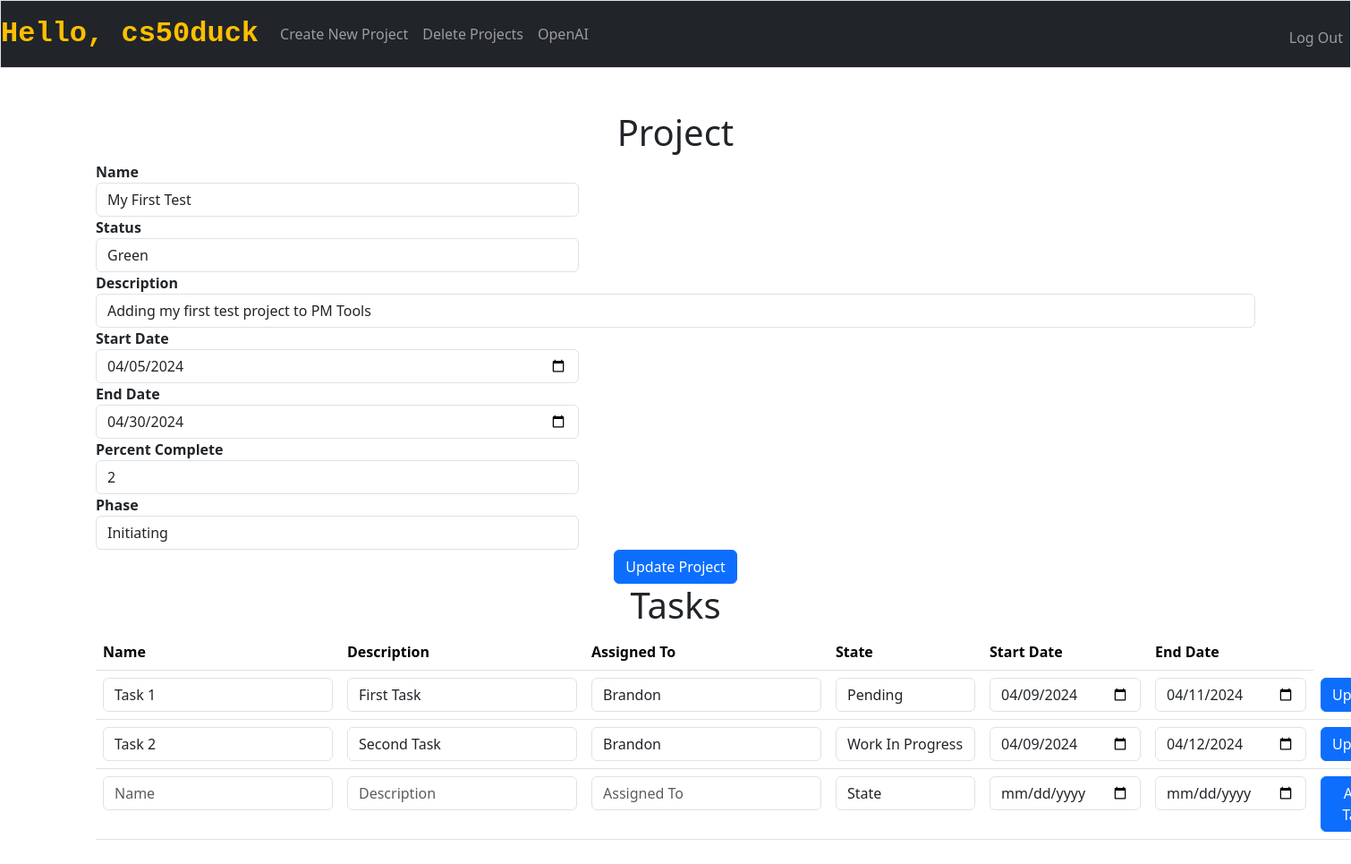
Page /edit_project/1 (signed in) on the earlier database version.
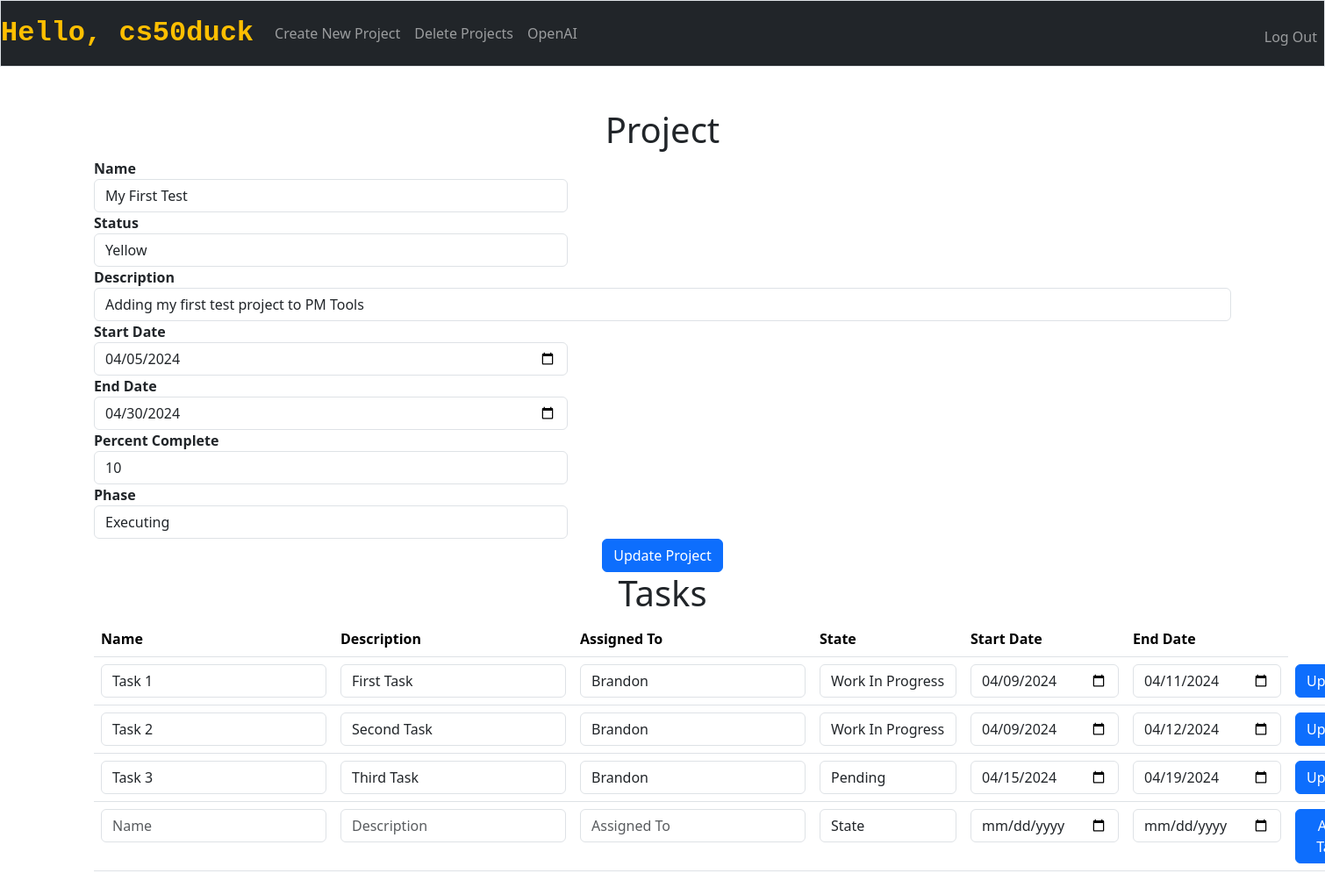
Same page on the later database version.
### tables this page shows
CREATE TABLE projects(
	id INTEGER PRIMARY KEY AUTOINCREMENT NOT NULL,
	user_id INTEGER NOT NULL,
	name TEXT NOT NULL,
	description TEXT NOT NULL,
	start_date DATE NOT NULL,
	end_date DATE NOT NULL,
	percent_complete INTEGER NOT NULL DEFAULT 0,
	status TEXT CHECK(status IN('Green', 'Yellow', 'Red')) NOT NULL DEFAULT 'Green',
	phase TEXT CHECK(phase IN('Initiating', 'Plannning', 'Executing', 'Delivering', 'Closing')) NOT NULL DEFAULT 'Initiating',
	FOREIGN KEY(user_id) REFERENCES users(id)
	);

CREATE TABLE tasks(
	id INTEGER PRIMARY KEY AUTOINCREMENT NOT NULL,
	user_id INTEGER NOT NULL,
	project_id INTEGER NOT NULL,
	name TEXT NOT NULL,
	description TEXT NOT NULL,
	assigned_to TEXT NOT NULL,
	state TEXT CHECK(state IN('Pending', 'Work In Progress', 'Closed Complete', 'Closed Skipped')) NOT NULL DEFAULT 'Pending',
	start_date DATE NOT NULL,
	end_date DATE NOT NULL,
	FOREIGN KEY(user_id) REFERENCES users(id),
	FOREIGN KEY(project_id) REFERENCES projects(id)
	);

### app.py (the view)
@app.route("/edit_project/<project_id>", methods=["GET", "POST"])
@login_required
def edit_project(project_id):
    user = db.execute("SELECT username FROM users WHERE id = ?", session["user_id"])[0]
    projects = db.execute("SELECT * FROM projects WHERE id = ?", project_id)
    tasks = db.execute("SELECT * FROM tasks WHERE project_id = ? ORDER BY end_date", project_id)
    if request.method == "POST":
        if "project_update" in request.form:
            db.execute("UPDATE projects SET name = ?, description = ?, start_date = ?, end_date = ?, percent_complete = ?, status = ?, phase = ? WHERE id = ?",
                       request.form.get("name"), request.form.get("description"), request.form.get("start_date"), request.form.get("end_date"),
                       request.form.get("percent_complete"), request.form.get("status"), request.form.get("phase"), project_id)
            url = "/edit_project/" + project_id
            return redirect(url)
        elif "add_task" in request.form:
            db.execute("INSERT INTO tasks (user_id, project_id, name, description, assigned_to, state, start_date, end_date) VALUES(?, ?, ?, ?, ?, ?, ?, ?)",
                       session["user_id"], project_id, request.form.get("name"), request.form.get("description"), request.form.get("assigned_to"),
                       request.form.get("state"), request.form.get("start_date"), request.form.get("end_date"))
            url = "/edit_project/" + project_id
            return redirect(url)
        elif "task_update" in request.form:
            db.execute("UPDATE tasks SET name = ?, description = ?, assigned_to = ?, state = ?, start_date = ?, end_date = ? WHERE id = ?",
                       request.form.get("name"), request.form.get("description"), request.form.get("assigned_to"), request.form.get("state"),
                       request.form.get("start_date"), request.form.get("end_date"), request.form.get("task_update"))
            url = "/edit_project/" + project_id
            return redirect(url)
    else:
        return render_template("edit_project.html", project_id=project_id, user=user, projects=projects, tasks=tasks)

### app.py (called while the page is built)
@app.after_request
def after_request(response):
    response.headers["Cache-Control"] = "no-cache, no-store, must-revalidate"
    response.headers["Expires"] = 0
    response.headers["Pragma"] = "no-cache"
    return response

### helpers.py (called while the page is built)
def login_required(f):
    @wraps(f)
    def decorated_function(*args, **kwargs):
        if session.get("user_id") is None:
            return redirect("/login")
        return f(*args, **kwargs)
    return decorated_function

### templates/edit_project.html (shortened to what the changed rows need)
{% extends "layout.html" %}
{% block main %}
    <h1>Project</h1>
    <form class="form-inline" action="/edit_project/{{ project_id }}" method="post">
        {% for project in projects %}
            <div class="form-row" style="text-align:left">
                <div class="col-md-5">
                    <label for="name"><b>Name</b></label>
                    <input type="text" class="form-control" id="name" name="name" value="{{ project.name if project.name else '' }}">
                </div>
                <div class="col-md-5">
                    <label for="status"><b>Status</b></label>
                    <select class="form-control" name="status" id="status">
                        <option value="Green" {% if project.status == "Green" %}selected{% endif %}>Green</option>
                        <option value="Yellow" {% if project.status == "Yellow" %}selected{% endif %}>Yellow</option>
                    </select>
                </div>
            </div>
            <div class="form-group" style="text-align:left">
                    <label for="description"><b>Description</b></label>
                    <input type="text" class="form-control" id="description" name="description" value="{{ project.description if project.description else '' }}">
            </div>
            <div class="form-row" style="text-align:left">
                <div class="col-md-5">
                    <label for="start_date"><b>Start Date</b></label>
                    <input type="date" class="form-control" id="start_date" name="start_date" value="{{ project.start_date if project.start_date else '' }}">
                </div>
                <div class="col-md-5">
                    <label for="end_date"><b>End Date</b></label>
                    <input type="date" class="form-control" id="end_date" name="end_date" value="{{ project.end_date if project.end_date else '' }}">
                </div>
            </div>
            <div class="form-row" style="text-align:left">
                <div class="col-md-5">
                    <label for="percent_complete"><b>Percent Complete</b></label>
                    <input type="number" class="form-control" id="percent_complete" name="percent_complete" value="{{ project.percent_complete if project.percent_complete else '0' }}">
                </div>
                <div class="col-md-5">
                    <label for="phase"><b>Phase</b></label>
                    <select class="form-control" name="phase" id="phase">
                        <option value="Initiating" {% if project.phase == "Iniating" %}selected{% endif %}>Initiating</option>
                        <option value="Executing" {% if project.phase == "Executing" %}selected{% endif %}>Executing</option>
                    </select>
                </div>
            </div>
            <div>
                <button class="btn btn-primary" name="project_update" type="submit" value="{{ project.id }}">Update Project</button>
            </div>
        {% endfor %}
    </form>
    <h1>Tasks</h1>
    <table class="table table-all">
        <thead>
            <tr>
                <th class="text-start">Name</th>
                <th class="text-start">Description</th>
                <th class="text-start">Assigned To</th>
                <th class="text-start">State</th>
                <th class="text-start">Start Date</th>
                <th class="text-start">End Date</th>
            </tr>
        </thead>
        <tbody>
            {% for task in tasks %}
                <tr>
                    <form action="/edit_project/{{ project_id }}" method="post">
                            <td>
                                <input autocomplete="off" autofocus class="form-control mx-auto w-auto" name="name" placeholder="Name" type="text" value="{{ task.name if task.name else '' }}">
                            </td>
                            <td>
                                <input autocomplete="off" autofocus class="form-control mx-auto w-auto" name="description" placeholder="Description" type="text" value="{{ task.description if task.description else '' }}">
                            </td>
                            <td>
                                <input autocomplete="off" autofocus class="form-control mx-auto w-auto" name="assigned_to" placeholder="Assigned To" type="text" value="{{ task.assigned_to if task.assigned_to else '' }}">
                            </td>
                            <td>
                                <select class="form-control mx-auto w-auto" name="state" id="state">
                                    <option value="Pending" {% if task.state == "Pending" %}selected{% endif %}>Pending</option>
                                    <option value="Work In Progress" {% if task.state == "Work In Progress" %}selected{% endif %}>Work In Progress</option>
                                </select>
                            </td>
                            <td>
                                <input autocomplete="off" autofocus class="form-control mx-auto w-auto" name="start_date" placeholder="Start Date" type="date" value="{{ task.start_date if task.start_date else '' }}">
                            </td>
                            <td>
                                <input autocomplete="off" autofocus class="form-control mx-auto w-auto" name="end_date" placeholder="End Date" type="date" value="{{ task.end_date if task.end_date else '' }}">
                            </td>
                            <td>
                                <button class="btn btn-primary" name="task_update" type="submit" value="{{ task.id }}">Update</button>
                            </td>
                    </form>
                </tr>
            {% endfor %}
        </tbody>
    </table>
{% endblock %}

Differences in the rows shown:
changed projects "My First Test": status "Green" → "Yellow"; percent_complete "2" → "10"; phase "Initiating" → "Executing"
changed tasks "Task 1": state "Pending" → "Work In Progress"
added tasks: name "Task 3", description "Third Task", assigned_to "Brandon", state "Pending", start_date "04/15/2024", end_date "04/19/2024", {{ task.id }} 4 (drawn)
